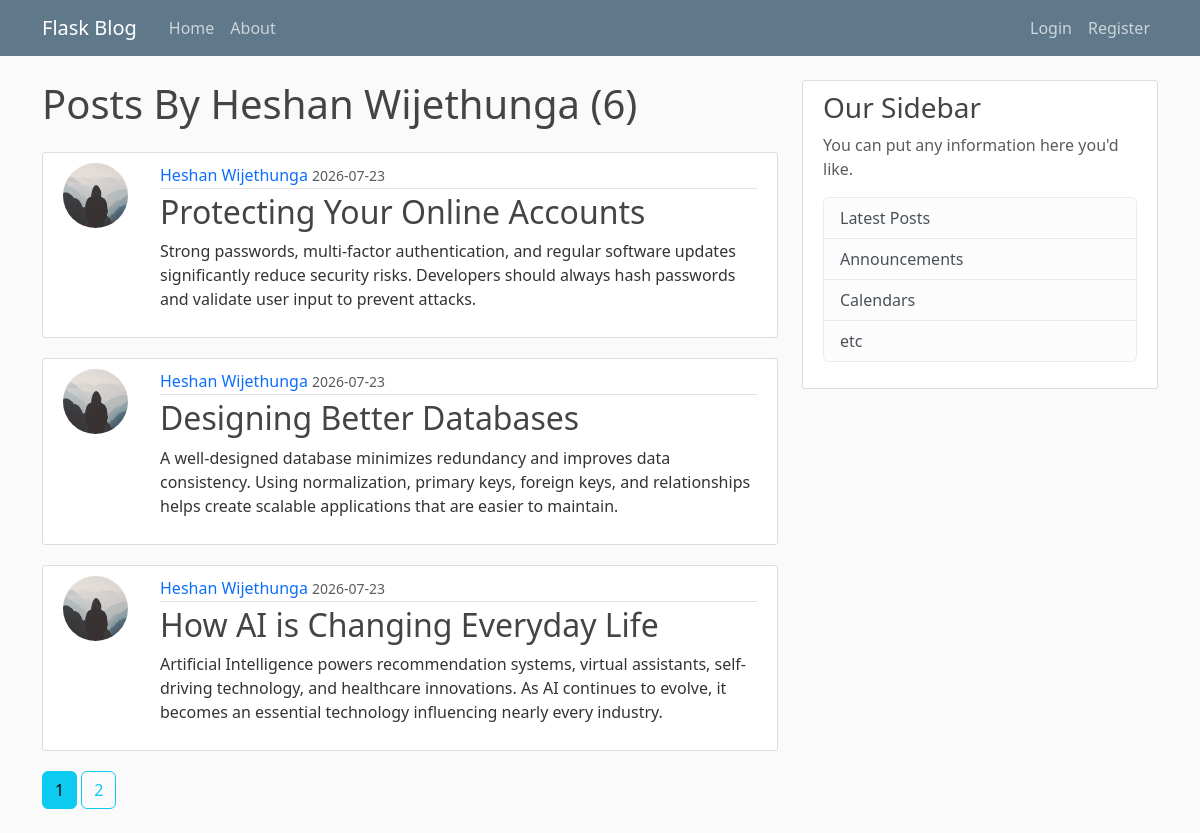
Before: /user/Heshan Wijethunga with the older database file.
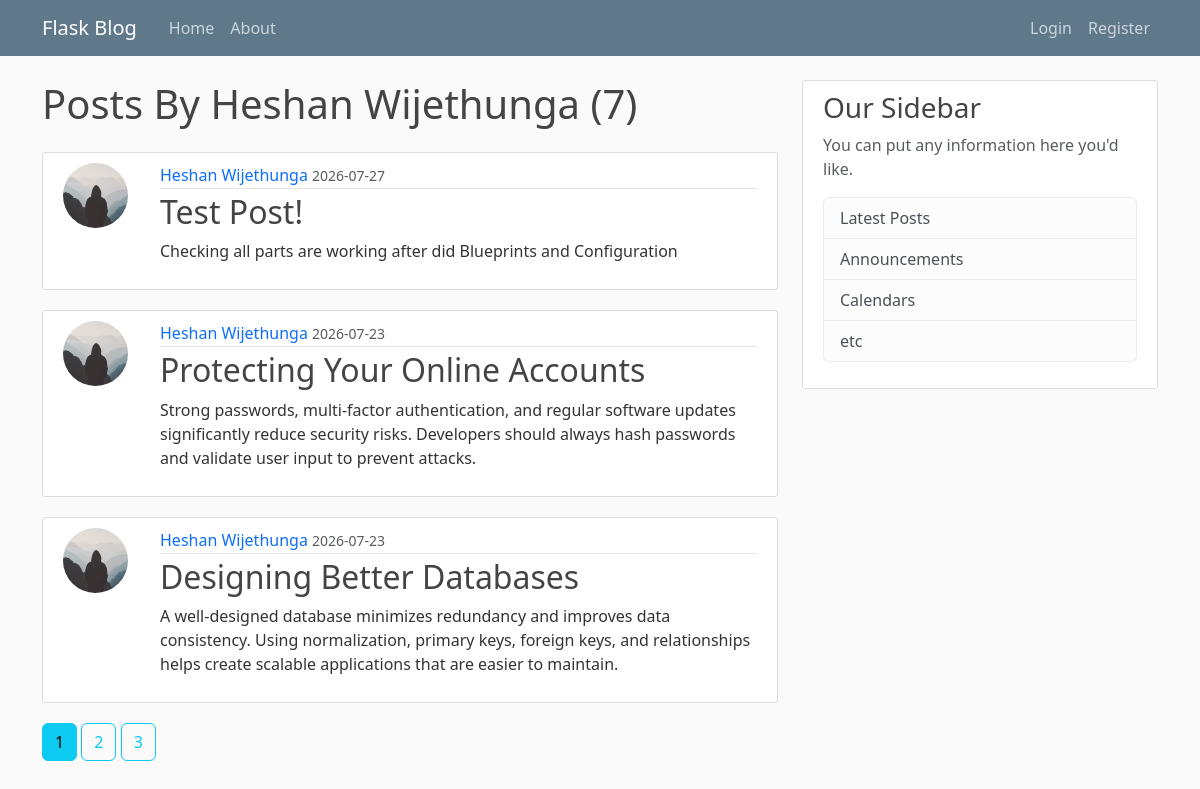
After: the same page with the newer database file.
### flaskblog/models.py (models this page shows, shortened)
class Post(db.Model):
    id = db.Column(db.Integer, primary_key=True)
    title = db.Column(db.String(100), nullable=False)
    date_posted = db.Column(db.DateTime, nullable=False, default=datetime.utcnow)
    content = db.Column(db.Text, nullable=False)
    user_id = db.Column(db.Integer, db.ForeignKey('user.id'), nullable=False)

class User(db.Model, UserMixin):
    id = db.Column(db.Integer, primary_key=True)
    username = db.Column(db.String(20), unique=True, nullable=False)
    email = db.Column(db.String(120), unique=True, nullable=False)
    image_file = db.Column(db.String(20), nullable=False, default='default.jpg')
    password = db.Column(db.String(60), nullable=False)
    posts = db.relationship('Post', backref='author', lazy=True)

### flaskblog/users/routes.py (the view)
@users.route("/user/<string:username>")
def user_posts(username):
    page = request.args.get('page', 1, type=int)
    user = User.query.filter_by(username=username).first_or_404()
    posts = Post.query.filter_by(author=user)\
        .order_by(Post.date_posted.desc())\
        .paginate(per_page=3, page=page)
    return render_template('user_posts.html', posts=posts, user=user)

### flaskblog/templates/user_posts.html
{% extends "layout.html" %}
{% block content %}
    <h1 class="mb-4">Posts By {{ user.username }} ({{ posts.total }})</h1>
    {% for post in posts.items %}
        <article class="content-section">
            <div class="post-container">
                <img class="rounded-circle article-img" src="{{ url_for('static', filename='profile_pics/' + post.author.image_file) }}" alt="Profile picture">
                <div class="post-content">
                    <div class="article-metadata">
                        <a class="author-name" href="{{ url_for('users.user_posts', username=post.author.username) }}">{{ post.author.username }}</a>
                        <small class="text-muted">{{ post.date_posted.strftime('%Y-%m-%d') }}</small>
                    </div>
                    <h2><a class="article-title" href="{{ url_for('posts.post', post_id=post.id) }}">{{ post.title }}</a></h2>
                    <p class="article-content">{{ post.content }}</p>
                </div>
            </div>
        </article>
    {% endfor %}
    {% for page_num in posts.iter_pages(left_edge=1, right_edge=1, left_current=2, right_current=2) %}
        {% if page_num %}
            {% if page_num == posts.page %}
                <a class="btn btn-info mb-4" href="{{ url_for('users.user_posts', username=user.username, page=page_num) }}">{{ page_num }}</a>
            {% else %}
                <a class="btn btn-outline-info mb-4" href="{{ url_for('users.user_posts', username=user.username, page=page_num) }}">{{ page_num }}</a>
            {% endif %}
        {% else %}
            ...
        {% endif %}
    {% endfor %}
{% endblock content %}

Changed rows visible on the page:
no longer on this page (row unchanged): Post: image_file (placeholder picture), author.username "Heshan Wijethunga", date_posted "2026-07-23", title "How AI is Changing Everyday Life", content "Artificial Intelligence powers recommendation systems, virtual assistants, self-driving technology, and healthcare innovations. As AI continues to evolve, it becomes an essential technology influencing nearly every industry."
added Post: image_file (placeholder picture), author.username "Heshan Wijethunga", date_posted "2026-07-27", title "Test Post!", content "Checking all parts are working after did Blueprints and Configuration"
Other visible differences:
{{ posts.total }}: "6" → "7"
new list line: "3"
